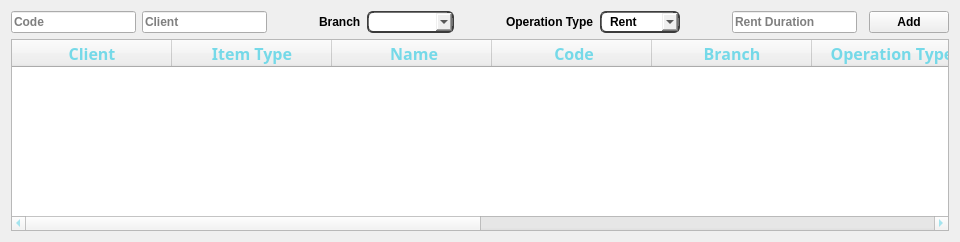
          <widget class="QWidget" name="tab">
           <attribute name="title">
            <string>Today</string>
           </attribute>
           <layout class="QGridLayout" name="gridLayout_5">
            <item row="0" column="13">
             <widget class="QPushButton" name="pushButton_8">
              <property name="sizePolicy">
               <sizepolicy hsizetype="Preferred" vsizetype="Preferred">
                <horstretch>0</horstretch>
                <verstretch>0</verstretch>
               </sizepolicy>
              </property>
              <property name="font">
               <font>
                <family>Segoe UI</family>
                <weight>75</weight>
                <bold>true</bold>
               </font>
              </property>
              <property name="text">
               <string>Add</string>
              </property>
             </widget>
            </item>
            <item row="0" column="9">
             <widget class="QComboBox" name="comboBox">
              <property name="sizePolicy">
               <sizepolicy hsizetype="Minimum" vsizetype="Preferred">
                <horstretch>0</horstretch>
                <verstretch>0</verstretch>
               </sizepolicy>
              </property>
              <property name="font">
               <font>
                <family>Segoe UI</family>
                <weight>75</weight>
                <bold>true</bold>
               </font>
              </property>
              <property name="toolTipDuration">
               <number>-1</number>
              </property>
              <property name="styleSheet">
               <string notr="true">border-style: outset;
	border-width: 2px;
	border-top-color: qlineargradient(spread:pad, x1:0.5, y1:0.6, x2:0.5, y2:0.4, stop:0 rgba(115, 115, 115, 255), stop:1 rgba(62, 62, 62, 255));
	border-right-color: qlineargradient(spread:pad, x1:0.4, y1:0.5, x2:0.6, y2:0.5, stop:0 rgba(115, 115, 115, 255), stop:1 rgba(62, 62, 62, 255));
	border-left-color: qlineargradient(spread:pad, x1:0.6, y1:0.5, x2:0.4, y2:0.5, stop:0 rgba(115, 115, 115, 255), stop:1 rgba(62, 62, 62, 255));
	border-bottom-color: rgb(58, 58, 58);
	border-bottom-width: 1px;
	border-style: solid;
	border-width: 2px; border-radius: 6px;
	
padding: 0 8px;
</string>
              </property>
              <item>
               <property name="text">
                <string>Rent</string>
               </property>
              </item>
              <item>
               <property name="text">
                <string>Retrive</string>
               </property>
              </item>
             </widget>
            </item>
            <item row="0" column="0" colspan="2">
             <widget class="QLineEdit" name="lineEdit_6">
              <property name="sizePolicy">
               <sizepolicy hsizetype="Preferred" vsizetype="Preferred">
                <horstretch>0</horstretch>
                <verstretch>0</verstretch>
               </sizepolicy>
              </property>
              <property name="font">
               <font>
                <family>Segoe UI</family>
                <weight>75</weight>
                <bold>true</bold>
               </font>
              </property>
              <property name="placeholderText">
               <string>Code</string>
              </property>
             </widget>
            </item>
            <item row="0" column="2" colspan="2">
             <widget class="QLineEdit" name="lineEdit_4">
              <property name="sizePolicy">
               <sizepolicy hsizetype="Maximum" vsizetype="Preferred">
                <horstretch>0</horstretch>
                <verstretch>0</verstretch>
               </sizepolicy>
              </property>
              <property name="font">
               <font>
                <family>Segoe UI</family>
                <weight>75</weight>
                <bold>true</bold>
               </font>
              </property>
              <property name="placeholderText">
               <string>Client</string>
              </property>
             </widget>
            </item>
            <item row="2" column="0" colspan="14">
             <widget class="QTableWidget" name="tableWidget">
              <property name="styleSheet">
               <string notr="true">color:rgb(117, 217, 232);</string>
              </property>
              <attribute name="horizontalHeaderDefaultSectionSize">
               <number>160</number>
              </attribute>
              <attribute name="verticalHeaderDefaultSectionSize">
               <number>45</number>
              </attribute>
              <column>
               <property name="text">
                <string>Client</string>
               </property>
               <property name="font">
                <font>
                 <family>Modern No. 20</family>
                 <pointsize>12</pointsize>
                 <weight>75</weight>
                 <bold>true</bold>
                 <kerning>true</kerning>
                </font>
               </property>
               <property name="textAlignment">
                <set>AlignCenter</set>
               </property>
               <property name="background">
                <color>
                 <red>0</red>
                 <green>0</green>
                 <blue>0</blue>
                </color>
               </property>
               <property name="foreground">
                <brush brushstyle="SolidPattern">
                 <color alpha="255">
                  <red>117</red>
                  <green>217</green>
                  <blue>232</blue>
                 </color>
                </brush>
               </property>
              </column>
              <column>
               <property name="text">
                <string>Item Type</string>
               </property>
               <property name="font">
                <font>
                 <family>Modern No. 20</family>
                 <pointsize>12</pointsize>
                 <weight>75</weight>
                 <bold>true</bold>
                </font>
               </property>
               <property name="textAlignment">
                <set>AlignCenter</set>
               </property>
               <property name="background">
                <color>
                 <red>0</red>
                 <green>0</green>
                 <blue>0</blue>
                </color>
               </property>
               <property name="foreground">
                <brush brushstyle="SolidPattern">
                 <color alpha="255">
                  <red>117</red>
                  <green>217</green>
                  <blue>232</blue>
                 </color>
                </brush>
               </property>
              </column>
              <column>
               <property name="text">
                <string> Name</string>
               </property>
               <property name="font">
                <font>
                 <family>Modern No. 20</family>
                 <pointsize>12</pointsize>
                 <weight>75</weight>
                 <bold>true</bold>
                </font>
               </property>
               <property name="textAlignment">
                <set>AlignCenter</set>
               </property>
               <property name="background">
                <color>
                 <red>0</red>
                 <green>0</green>
                 <blue>0</blue>
                </color>
               </property>
               <property name="foreground">
                <brush brushstyle="SolidPattern">
                 <color alpha="255">
                  <red>117</red>
                  <green>217</green>
                  <blue>232</blue>
                 </color>
                </brush>
               </property>
              </column>
              <column>
               <property name="text">
                <string> Code</string>
               </property>
               <property name="font">
                <font>
                 <family>Modern No. 20</family>
                 <pointsize>12</pointsize>
                 <weight>75</weight>
                 <bold>true</bold>
                </font>
               </property>
               <property name="textAlignment">
                <set>AlignCenter</set>
               </property>
               <property name="background">
                <color>
                 <red>0</red>
                 <green>0</green>
                 <blue>0</blue>
                </color>
               </property>
               <property name="foreground">
                <brush brushstyle="SolidPattern">
                 <color alpha="255">
                  <red>117</red>
                  <green>217</green>
                  <blue>232</blue>
                 </color>
                </brush>
               </property>
              </column>
              <column>
               <property name="text">
                <string>Branch</string>
               </property>
               <property name="font">
                <font>
                 <family>Modern No. 20</family>
                 <pointsize>12</pointsize>
                 <weight>75</weight>
                 <bold>true</bold>
                </font>
               </property>
               <property name="textAlignment">
                <set>AlignCenter</set>
               </property>
               <property name="background">
                <color>
                 <red>0</red>
                 <green>0</green>
                 <blue>0</blue>
                </color>
               </property>
               <property name="foreground">
                <brush brushstyle="SolidPattern">
                 <color alpha="255">
                  <red>117</red>
                  <green>217</green>
                  <blue>232</blue>
                 </color>
                </brush>
               </property>
              </column>
              <column>
               <property name="text">
                <string>Operation Type</string>
               </property>
               <property name="font">
                <font>
                 <family>Modern No. 20</family>
                 <pointsize>12</pointsize>
                 <weight>75</weight>
                 <bold>true</bold>
                </font>
               </property>
               <property name="textAlignment">
                <set>AlignCenter</set>
               </property>
               <property name="background">
                <color>
                 <red>0</red>
                 <green>0</green>
                 <blue>0</blue>
                </color>
               </property>
               <property name="foreground">
                <brush brushstyle="SolidPattern">
                 <color alpha="255">
                  <red>117</red>
                  <green>217</green>
                  <blue>232</blue>
                 </color>
                </brush>
               </property>
              </column>
              <column>
               <property name="text">
                <string>From</string>
               </property>
               <property name="font">
                <font>
                 <family>Modern No. 20</family>
                 <pointsize>12</pointsize>
                 <weight>75</weight>
                 <bold>true</bold>
                </font>
               </property>
               <property name="textAlignment">
                <set>AlignCenter</set>
               </property>
               <property name="background">
                <color>
                 <red>0</red>
                 <green>0</green>
                 <blue>0</blue>
                </color>
               </property>
               <property name="foreground">
                <brush brushstyle="SolidPattern">
                 <color alpha="255">
                  <red>117</red>
                  <green>217</green>
                  <blue>232</blue>
                 </color>
                </brush>
               </property>
              </column>
              <column>
               <property name="text">
                <string>To</string>
               </property>
               <property name="font">
                <font>
                 <family>Modern No. 20</family>
                 <pointsize>12</pointsize>
                 <weight>75</weight>
                 <bold>true</bold>
                </font>
               </property>
               <property name="textAlignment">
                <set>AlignCenter</set>
               </property>
               <property name="background">
                <color>
                 <red>0</red>
                 <green>0</green>
                 <blue>0</blue>
                </color>
               </property>
               <property name="foreground">
                <brush brushstyle="SolidPattern">
                 <color alpha="255">
                  <red>117</red>
                  <green>217</green>
                  <blue>232</blue>
                 </color>
                </brush>
               </property>
              </column>
              <column>
               <property name="text">
                <string>Delay</string>
               </property>
               <property name="font">
                <font>
                 <family>Modern No. 20</family>
                 <pointsize>12</pointsize>
                 <weight>75</weight>
                 <bold>true</bold>
                </font>
               </property>
               <property name="textAlignment">
                <set>AlignCenter</set>
               </property>
               <property name="background">
                <color>
                 <red>0</red>
                 <green>0</green>
                 <blue>0</blue>
                </color>
               </property>
               <property name="foreground">
                <brush brushstyle="SolidPattern">
                 <color alpha="255">
                  <red>117</red>
                  <green>217</green>
                  <blue>232</blue>
                 </color>
                </brush>
               </property>
              </column>
              <column>
               <property name="text">
                <string>Fees</string>
               </property>
               <property name="font">
                <font>
                 <family>Modern No. 20</family>
                 <pointsize>12</pointsize>
                 <weight>75</weight>
                 <bold>true</bold>
                </font>
               </property>
               <property name="textAlignment">
                <set>AlignCenter</set>
               </property>
               <property name="background">
                <color>
                 <red>0</red>
                 <green>0</green>
                 <blue>0</blue>
                </color>
               </property>
               <property name="foreground">
                <brush brushstyle="SolidPattern">
                 <color alpha="255">
                  <red>117</red>
                  <green>217</green>
                  <blue>232</blue>
                 </color>
                </brush>
               </property>
              </column>
             </widget>
            </item>
            <item row="0" column="5">
             <widget class="QLabel" name="label_6">
              <property name="sizePolicy">
               <sizepolicy hsizetype="Maximum" vsizetype="Preferred">
                <horstretch>0</horstretch>
                <verstretch>0</verstretch>
               </sizepolicy>
              </property>
              <property name="font">
               <font>
                <weight>75</weight>
                <bold>true</bold>
               </font>
              </property>
              <property name="text">
               <string>Branch</string>
              </property>
             </widget>
            </item>
            <item row="0" column="10">
             <spacer name="horizontalSpacer_2">
              <property name="orientation">
               <enum>Qt::Horizontal</enum>
              </property>
              <property name="sizeType">
               <enum>QSizePolicy::Maximum</enum>
              </property>
              <property name="sizeHint" stdset="0">
               <size>
                <width>40</width>
                <height>20</height>
               </size>
              </property>
             </spacer>
            </item>
            <item row="0" column="8">
             <widget class="QLabel" name="label_8">
              <property name="sizePolicy">
               <sizepolicy hsizetype="Maximum" vsizetype="Preferred">
                <horstretch>0</horstretch>
                <verstretch>0</verstretch>
               </sizepolicy>
              </property>
              <property name="font">
               <font>
                <weight>75</weight>
                <bold>true</bold>
               </font>
              </property>
              <property name="text">
               <string>Operation Type</string>
              </property>
             </widget>
            </item>
            <item row="0" column="7">
             <spacer name="horizontalSpacer">
              <property name="orientation">
               <enum>Qt::Horizontal</enum>
              </property>
              <property name="sizeType">
               <enum>QSizePolicy::Maximum</enum>
              </property>
              <property name="sizeHint" stdset="0">
               <size>
                <width>40</width>
                <height>20</height>
               </size>
              </property>
             </spacer>
            </item>
            <item row="0" column="11">
             <widget class="QLineEdit" name="lineEdit_7">
              <property name="sizePolicy">
               <sizepolicy hsizetype="Maximum" vsizetype="Preferred">
                <horstretch>0</horstretch>
                <verstretch>0</verstretch>
               </sizepolicy>
              </property>
              <property name="font">
               <font>
                <family>Segoe UI</family>
                <weight>75</weight>
                <bold>true</bold>
               </font>
              </property>
              <property name="placeholderText">
               <string>Rent Duration </string>
              </property>
             </widget>
            </item>
            <item row="0" column="6">
             <widget class="QComboBox" name="comboBox_18">
              <property name="sizePolicy">
               <sizepolicy hsizetype="Preferred" vsizetype="Preferred">
                <horstretch>0</horstretch>
                <verstretch>0</verstretch>
               </sizepolicy>
              </property>
              <property name="font">
               <font>
                <family>Segoe UI</family>
                <weight>75</weight>
                <bold>true</bold>
               </font>
              </property>
              <property name="toolTipDuration">
               <number>-1</number>
              </property>
              <property name="styleSheet">
               <string notr="true">border-style: outset;
	border-width: 2px;
	border-top-color: qlineargradient(spread:pad, x1:0.5, y1:0.6, x2:0.5, y2:0.4, stop:0 rgba(115, 115, 115, 255), stop:1 rgba(62, 62, 62, 255));
	border-right-color: qlineargradient(spread:pad, x1:0.4, y1:0.5, x2:0.6, y2:0.5, stop:0 rgba(115, 115, 115, 255), stop:1 rgba(62, 62, 62, 255));
	border-left-color: qlineargradient(spread:pad, x1:0.6, y1:0.5, x2:0.4, y2:0.5, stop:0 rgba(115, 115, 115, 255), stop:1 rgba(62, 62, 62, 255));
	border-bottom-color: rgb(58, 58, 58);
	border-bottom-width: 1px;
	border-style: solid;
	border-width: 2px; border-radius: 6px;
	
padding: 0 8px;
</string>
              </property>
             </widget>
            </item>
            <item row="0" column="4">
             <spacer name="horizontalSpacer_3">
              <property name="orientation">
               <enum>Qt::Horizontal</enum>
              </property>
              <property name="sizeType">
               <enum>QSizePolicy::Maximum</enum>
              </property>
              <property name="sizeHint" stdset="0">
               <size>
                <width>40</width>
                <height>20</height>
               </size>
              </property>
             </spacer>
            </item>
           </layout>
          </widget>
